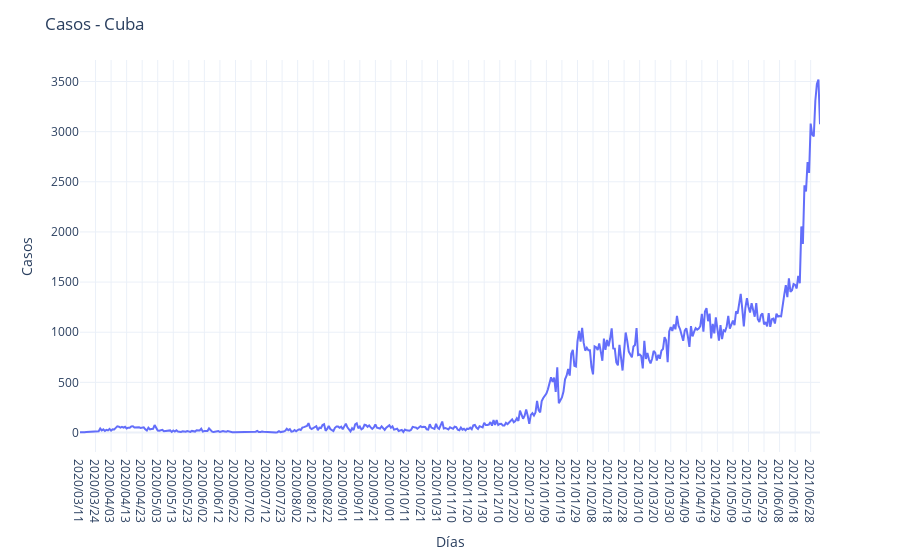

Notebook code for this chart:
### Markdown cell above
#  ##--

# CUBA

## Análisis de Cuba

#  ##--

### Code cell
fig = px.line(cuba, x="Date", y="N", template=chartTemplate)

fig.update_layout({"title": 'Casos - Cuba',
                   "xaxis": {"title":"Días"},
                   "yaxis": {"title":"Casos"},
                   "showlegend": False})

fig.show()

### Figure 1 — Plotly figure (JSON) as saved in the notebook; plotly's stock layout.template omitted (floating-point values rounded to 4 significant figures; data arrays with more than 128 entries replaced by an {"elided": "..."} marker saying what was removed)
{"data": [{"hovertemplate": "Date=%{x}<br>N=%{y}<extra></extra>", "legendgroup": "", "line": {"color": "#636efa", "dash": "solid"}, "mode": "lines", "name": "", "orientation": "v", "showlegend": false, "type": "scatter", "x": {"elided": "477 str values"}, "xaxis": "x", "y": {"elided": "477 int values"}, "yaxis": "y"}], "layout": {"legend": {"tracegroupgap": 0}, "margin": {"t": 60}, "showlegend": false, "title": {"text": "Casos - Cuba"}, "xaxis": {"anchor": "y", "domain": [0, 1], "title": {"text": "Días"}}, "yaxis": {"anchor": "x", "domain": [0, 1], "title": {"text": "Casos"}}}}
